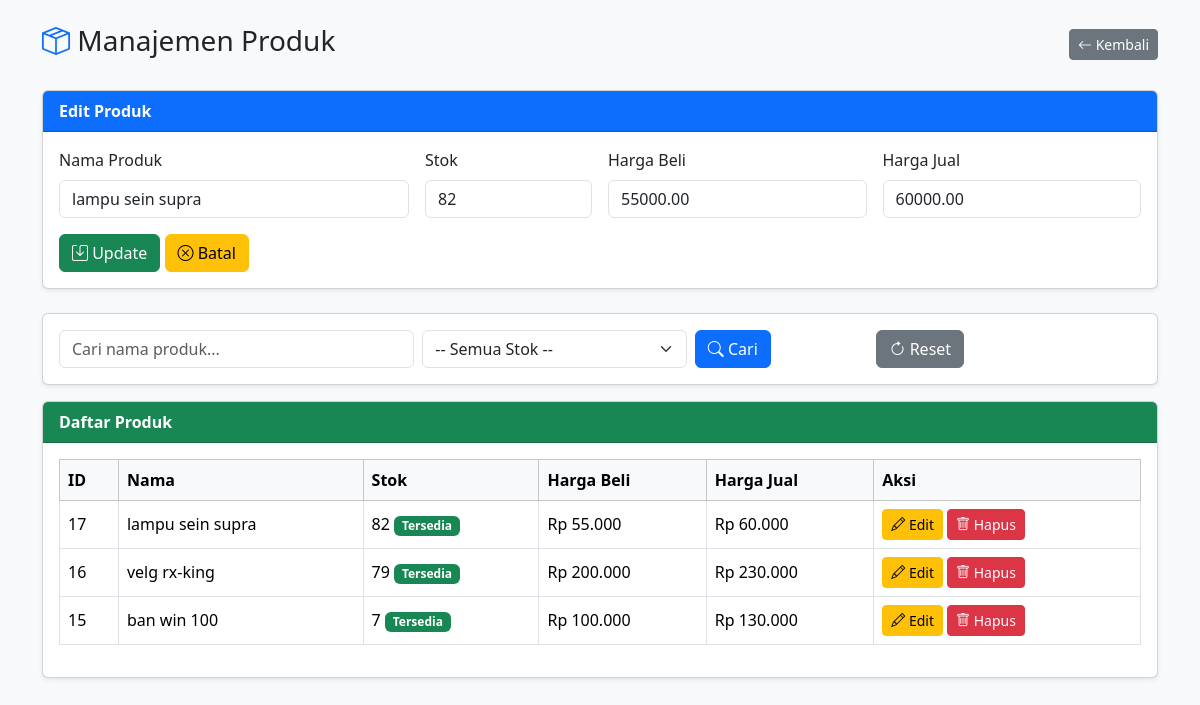
The page /produk.php?edit=17 (signed in) on the database its author committed.
### tables this page shows
CREATE TABLE `produk` (
  `id` int(11) NOT NULL,
  `nama` varchar(100) NOT NULL,
  `stock` int(11) NOT NULL,
  `harga_beli` decimal(15,2) NOT NULL,
  `harga_jual` decimal(15,2) NOT NULL
);

### produk.php (the view, shortened to what this page needs)
<?php
include 'service/database.php';
$edit_data = null;
if (isset($_GET['edit'])) {
    $edit_id = (int) $_GET['edit'];
    $result_edit = $db->query("SELECT * FROM produk WHERE id=$edit_id");
    if ($result_edit->num_rows > 0) {
        $edit_data = $result_edit->fetch_assoc();
    }
}
$search = isset($_GET['search']) ? mysqli_real_escape_string($db, $_GET['search']) : '';
$query = "SELECT * FROM produk WHERE 1=1";
$query .= " ORDER BY id DESC";
$result = $db->query($query);
?>
<!DOCTYPE html>
<html lang="id">
<head>
    <link href="https://cdn.jsdelivr.net/npm/bootstrap@5.3.2/dist/css/bootstrap.min.css" rel="stylesheet">
    <link href="https://cdn.jsdelivr.net/npm/bootstrap-icons/font/bootstrap-icons.css" rel="stylesheet">
</head>
<body class="bg-light">
<div class="container py-4">
    <div class="d-flex justify-content-between align-items-center mb-4">
        <h3><i class="bi bi-box-seam text-primary"></i> Manajemen Produk</h3>
        <a href="dashboard.php" class="btn btn-secondary btn-sm">
            <i class="bi bi-arrow-left"></i> Kembali
        </a>
    </div>
    <div class="card shadow-sm mb-4">
        <div class="card-header bg-primary text-white">
            <strong><?= $edit_data ? "Edit Produk" : "Tambah Produk" ?></strong>
        </div>
        <div class="card-body">
            <form action="produk.php" method="POST" class="row g-3">
                <div class="col-md-4">
                    <label class="form-label">Nama Produk</label>
                    <input type="text" name="nama" class="form-control"
                           value="<?= $edit_data ? $edit_data['nama'] : '' ?>" required>
                </div>
                <div class="col-md-2">
                    <label class="form-label">Stok</label>
                    <input type="number" name="stock" class="form-control"
                           value="<?= $edit_data ? $edit_data['stock'] : '' ?>" required>
                </div>
                <div class="col-md-3">
                    <label class="form-label">Harga Beli</label>
                    <input type="number" step="0.01" name="harga_beli" class="form-control"
                           value="<?= $edit_data ? $edit_data['harga_beli'] : '' ?>" required>
                </div>
                <div class="col-md-3">
                    <label class="form-label">Harga Jual</label>
                    <input type="number" step="0.01" name="harga_jual" class="form-control"
                           value="<?= $edit_data ? $edit_data['harga_jual'] : '' ?>" required>
                </div>
                <div class="col-12">
                    <button type="submit" class="btn btn-success">
                        <i class="bi bi-save"></i> <?= $edit_data ? "Update" : "Simpan" ?>
                    </button>
                    <?php if ($edit_data): ?>
                        <a href="produk.php" class="btn btn-warning">
                            <i class="bi bi-x-circle"></i> Batal
                        </a>
                    <?php endif; ?>
                </div>
            </form>
        </div>
    </div>
    <div class="card shadow-sm mb-3">
        <div class="card-body">
            <form method="GET" class="row g-2 align-items-center">
                <div class="col-md-4">
                    <input type="text" name="search" class="form-control"
                           placeholder="Cari nama produk..." value="<?= $search ?>">
                </div>
                <div class="col-md-3">
                    <select name="filter" class="form-select">
                        <option value="">-- Semua Stok --</option>
                    </select>
                </div>
                <div class="col-md-2">
                    <button type="submit" class="btn btn-primary">
                        <i class="bi bi-search"></i> Cari
                    </button>
                </div>
                <div class="col-md-2">
                    <a href="produk.php" class="btn btn-secondary">
                        <i class="bi bi-arrow-clockwise"></i> Reset
                    </a>
                </div>
            </form>
        </div>
    </div>
    <div class="card shadow-sm">
        <div class="card-header bg-success text-white">
            <strong>Daftar Produk</strong>
        </div>
        <div class="card-body table-responsive">
            <table class="table table-bordered table-hover align-middle">
                <thead class="table-light">
                    <tr>
                        <th>ID</th>
                        <th>Nama</th>
                        <th>Stok</th>
                        <th>Harga Beli</th>
                        <th>Harga Jual</th>
                        <th>Aksi</th>
                    </tr>
                </thead>
                <tbody>
                    <?php if ($result->num_rows > 0): ?>
                        <?php while ($row = $result->fetch_assoc()): ?>
                        <tr>
                            <td><?= $row['id'] ?></td>
                            <td><?= $row['nama'] ?></td>
                            <td>
                                <?= $row['stock'] ?>
                                <?php if ($row['stock'] == 0): ?>
                                    <span class="badge bg-danger">Habis</span>
                                <?php elseif ($row['stock'] < 5): ?>
                                    <span class="badge bg-warning text-dark">Hampir Habis</span>
                                <?php else: ?>
                                    <span class="badge bg-success">Tersedia</span>
                                <?php endif; ?>
                            </td>
                            <td>Rp <?= number_format($row['harga_beli'], 0, ',', '.') ?></td>
                            <td>Rp <?= number_format($row['harga_jual'], 0, ',', '.') ?></td>
                            <td>
                                <a href="produk.php?edit=<?= $row['id'] ?>" class="btn btn-sm btn-warning">
                                    <i class="bi bi-pencil"></i> Edit
                                </a>
                                <a href="produk.php?hapus=<?= $row['id'] ?>"
                                   onclick="return confirm('Yakin hapus produk ini?')"
                                   class="btn btn-sm btn-danger">
                                    <i class="bi bi-trash"></i> Hapus
                                </a>
                            </td>
                        </tr>
                        <?php endwhile; ?>
                    <?php else: ?>
                        <tr>
                            <td colspan="6" class="text-center">⚠️ Tidak ada produk ditemukan</td>
                        </tr>
                    <?php endif; ?>
                </tbody>
            </table>
        </div>
    </div>
</div>
</body>
</html>

### rows shown on the page
produk: nama "lampu sein supra", stock "82", harga_beli "55000.00", harga_jual "60000.00", id "17", shows "Tersedia", harga_beli "55.000", harga_jual "60.000"
produk: id "16", nama "velg rx-king", stock "79", shows "Tersedia", harga_beli "200.000", harga_jual "230.000"
produk: id "15", nama "ban win 100", stock "7", shows "Tersedia", harga_beli "100.000", harga_jual "130.000"
